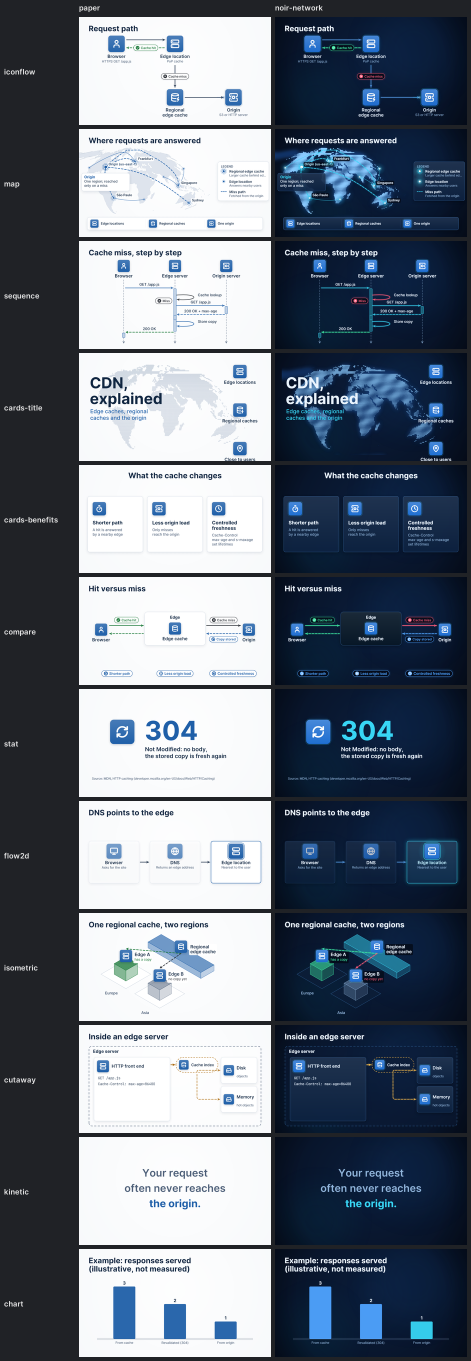
#> input picture docs/style-gallery/contact-16x9.png, 942 x 2722 px (shown at 1/2 size); its folder holds 6 pictures in this run
$ python combine_references.py
#> lines starting #> are read from the running program, lines starting #| are printed output that depends on the picture
"""Combined review sheet: the style references (docs/style-references/*.jfif) beside the gallery contact sheets.

    python scripts/combine_references.py

Run scripts/render_gallery.py first. Output: docs/style-gallery/contact-with-references.png
"""
import sys
from pathlib import Path
from PIL import Image, ImageDraw, ImageFont
root = Path(sys.argv[1]) if len(sys.argv) > 1 else Path(__file__).resolve().parent.parent; g = root/"docs/style-gallery"; r = root/"docs/style-references"
bg=(30,31,36); fg=(235,235,240)
try: font=ImageFont.truetype("arial.ttf",30); big=ImageFont.truetype("arialbd.ttf",40)
except: font=big=ImageFont.load_default()
c169=Image.open(g/"contact-16x9.png").convert("RGB"); H=c169.height
#> further down, c169 is the input picture: PIL image 942x2722 RGB; mean R, G, B 106.7, 116.5, 129.3
#> after `H = c169.height`: H = 2722
c916=Image.open(g/"contact-9x16.png").convert("RGB")
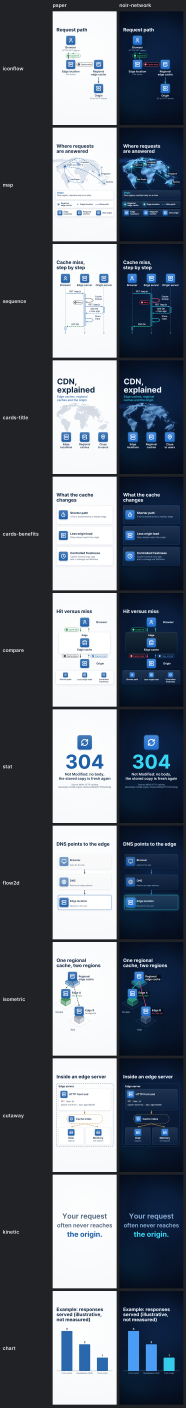
#> input picture docs/style-gallery/contact-9x16.png, 558 x 4222 px (shown at 1/3 size)
#> c916 is the input picture: PIL image 558x4222 RGB; mean R, G, B 95.9, 104.5, 116
c916=c916.resize((round(c916.width*H/c916.height),H),Image.LANCZOS)
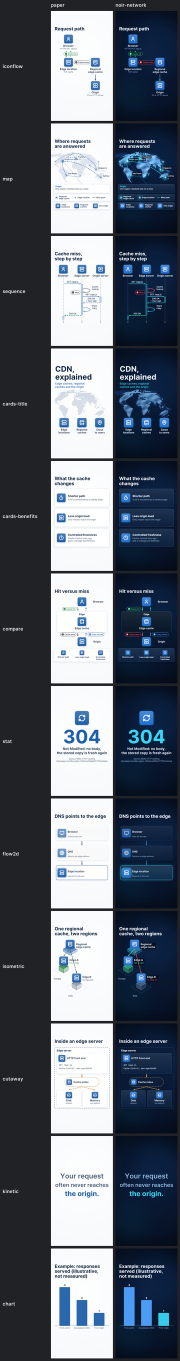
#> c916: PIL image 360x2722 RGB (shown at 1/2 size); mean R, G, B 95.9, 104.4, 115.9
refs=sorted(r.glob("*.jfif")); W=760; pad=20; lab=44
avail=(H-len(refs)*(lab+pad))
#> avail = 2722
ims=[Image.open(p).convert("RGB") for p in refs]
sc=[min((W-2*pad)/i.width, 10) for i in ims]
tot=sum(i.height*s for i,s in zip(ims,sc))
#> (the run stopped early here; a loop or call above may not have finished)
